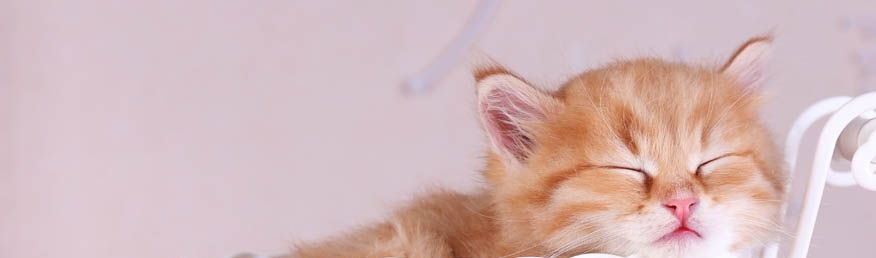
#> input picture datas/小猫2.jpg, 876 x 258 px, given in place of t1.png, which was not available
$ jupyter execute opencv01.ipynb   (older library calls are emulated)   (text cells are left out)
#> lines starting #> are read from the running program, lines starting #| are printed output that depends on the picture; pictures that were not available may be replaced by others from this repository, and a replacement may not be noted
[cell 1]
import cv2 as cv
import numpy as np
import matplotlib.pyplot as plt

[cell 2]
# imread 默认返回[h,w,c]加载是三原色图像默认返回[B,G,R]
img = cv.imread(r"F:\machine\OpenCV\t1.png")
#> img is the input picture: shape (258, 876, 3); mean B, G, R 187, 185.4, 212.1
print(type(img), img.shape)
#| <class 'numpy.ndarray'> (258, 876, 3)

[cell 3]
img[:,:,0]

[cell 4]
img[:,:,1]

[cell 5]
img[:,:,2]

[cell 6]
Gray = img[:,:,1]*0.89
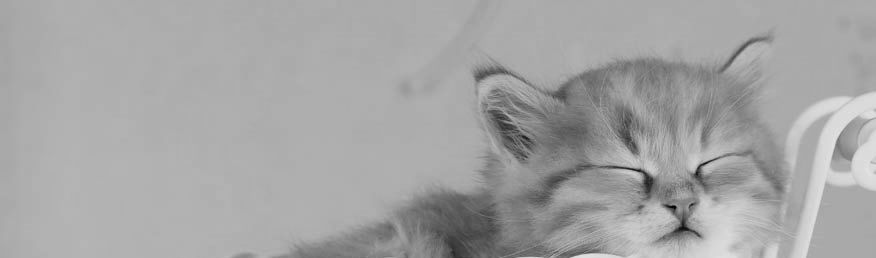
#> Gray: shape (258, 876) float64; min 0, max 227, mean 165
Gray = Gray/255
cv.imshow("image",Gray)
#让图像暂停多少秒，设置为0表示永远，按键盘任意键位结束暂停
cv.waitKey(0)
#释放所有资源
cv.destroyAllWindows()

[cell 7]
cv.__version__

[cell 8]
# 第二个参数设置为0表示灰度加载，1表示加载bgr图像，默认为1，-1表示记载alpha透明通道图像
img = cv.imread(r"F:\machine\OpenCV\t1.png",1)
print(type(img), img.shape)
#| <class 'numpy.ndarray'> (258, 876, 3)

[cell 9]
cv.imshow("image", img)
cv.waitKey(0)
cv.destroyAllWindows()

[cell 10]
cv.imwrite(r"F:\machine\OpenCV\smallpeople.png", img)
#> Out = True

[cell 11]
img = cv.imread(r"F:\machine\OpenCV\t1.png",1)
img2 = np.zeros_like(img, dtype=img.dtype)
# img2[:,:,0] = img[:,:,2]
# img2[:,:,1] = img[:,:,1]
# img2[:,:,2] = img[:,:,0]
img2 = img[:,:,::-1]
print(img2.shape)
#| (258, 876, 3)
plt.imshow(img2)
plt.show()

[cell 12]
#显示灰度图
# img = cv.imread(r"F:\machine\OpenCV\t1.png",cv.IMREAD_GRAYSCALE)
img = cv.imread(r"F:\machine\OpenCV\t1.png",0)
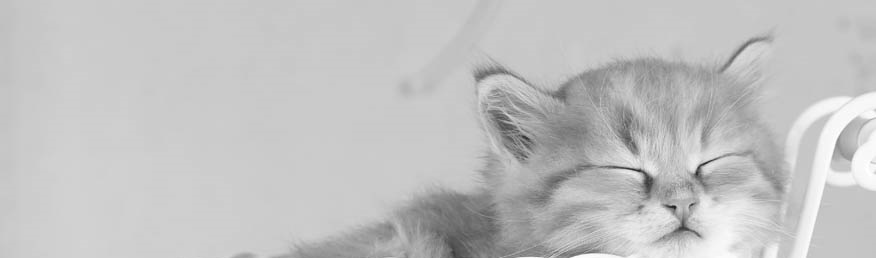
#> img: shape (258, 876); min 29, max 255, mean 193.5
print(img.shape)
#| (258, 876)
plt.imshow(img, cmap="gray")
plt.show()

[cell 13]
img = cv.imread(r"F:\machine\OpenCV\t1.png",1)
cv.imshow("image", np.transpose(img, (1,0,2)))
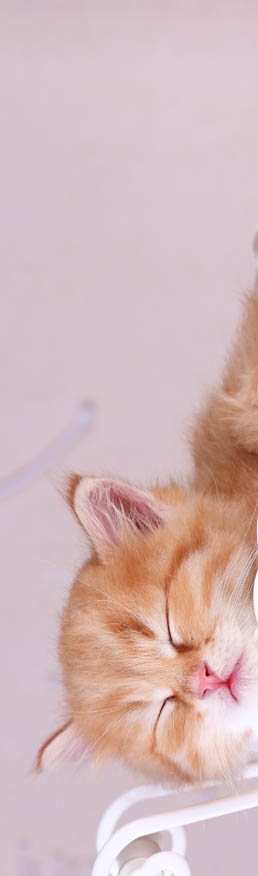
#> window 'image': shape (876, 258, 3); mean B, G, R 187, 185.4, 212.1
cv.waitKey(0)
cv.destroyAllWindows()

[cell 14]
img = cv.imread(r"F:\machine\OpenCV\t1.png",1)
cv.imshow("image", img[200:400,100:300,:])
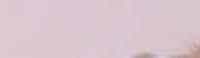
#> window 'image': shape (58, 200, 3); mean B, G, R 206, 197.6, 217.7
cv.waitKey(0)
cv.destroyAllWindows()

[cell 15]
capture = cv.VideoCapture(0)
success = capture.set(cv.CAP_PROP_FRAME_WIDTH, 880)
success = capture.set(cv.CAP_PROP_FRAME_HEIGHT, 480)
size = (int(capture.get(cv.CAP_PROP_FRAME_WIDTH)),int(capture.get(cv.CAP_PROP_FRAME_HEIGHT)))
print(size)
success, frame = capture.read()
print(type(frame), frame.shape)
#| <class 'numpy.ndarray'> (258, 876, 3)
# -1表示等待delay后，没有任何键盘输入
while success and cv.waitKey(1) == -1:
#> (key Esc is pressed here)
    cv.imshow("frame", frame)
    success, frame = capture.read()


#释放资源
capture.release()
cv.destroyAllWindows()
